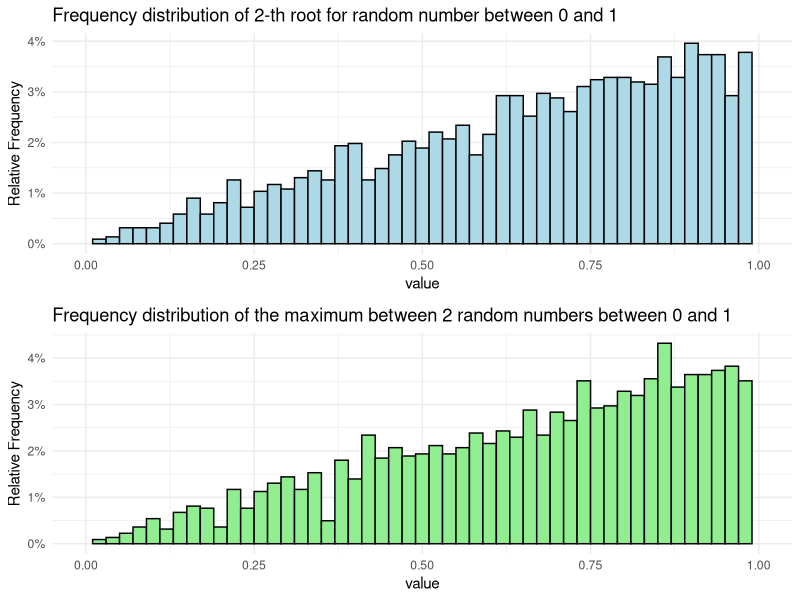
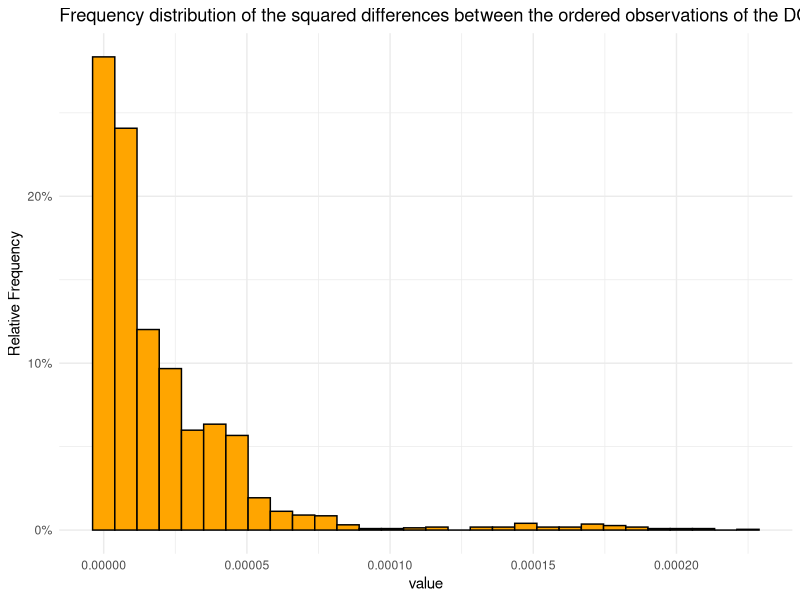

These charts were generated, in order, by the following R code:
set.seed(123)
library(tidyverse)
library(gridExtra)

# Set lenght and dimensions
l <- 2222
d <- 2

# Generate random numbers and compute the n-th root
a <- as.data.frame(runif(l)^(1/d))
colnames(a) <- "value"

# Compute the max between n random generated numbers 
b <- as.data.frame(vector(length = l))
for (i in 1:l) {
  max_value <- max(sapply(1:d, function(j) runif(1))) 
  b[i, 1] <- max_value
}
colnames(b) <- "value"

# Create the histogram plot
p2 <- ggplot(b, aes(x = value)) + 
  geom_histogram(aes(y = after_stat(count/sum(count))), binwidth = 0.02, fill = "lightgreen", color = "black") + scale_y_continuous(labels = scales::percent) +
  labs(title = paste("Frequency distribution of the maximum between ", d, " random numbers between 0 and 1", sep = ""), 
       y = "Relative Frequency") + xlim(0, 0.999999999) + theme_minimal()

p1 <- ggplot(a, aes(x = value)) + 
  geom_histogram(aes(y = after_stat(count/sum(count))), binwidth = 0.02, fill = "lightblue", color = "black") + scale_y_continuous(labels = scales::percent) +
  labs(title = paste("Frequency distribution of ", d, "-th root for random number between 0 and 1", sep = ""), 
       y = "Relative Frequency") + xlim(0, 0.999999999) + theme_minimal()

grid.arrange(p1, p2, nrow = 2)

# Sort in ascending order the observations of the two DGPs and compute the squared difference between Ai and Bi

a_ord <- a %>% arrange(a) 
b_ord <- b %>% arrange(b)
c <- (a_ord - b_ord)^2
ggplot(c, aes(x = value)) + geom_histogram(aes(y = after_stat(count/sum(count))), fill = "orange", color = "black") +
  scale_y_continuous(labels = scales::percent) + labs(title = paste("Frequency distribution of the squared differences between the ordered observations of the DGPs"), 
       y = "Relative Frequency") + theme_minimal()

# The two Data Generation Processes give the same frequency distribution
# Xi = runif(min=0, max=1)
# a <- P( X1^(1/d) <= z) = z^d
# b <- P( max(X1,...,Xd) <= z) = z^d

rm(list=ls())
cat("\014")
dev.off()
